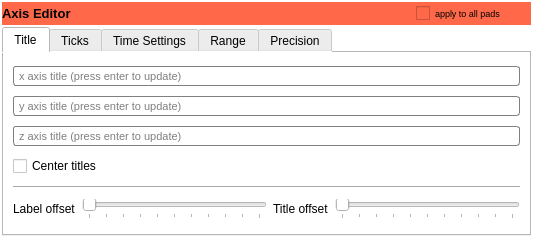
<?xml version="1.0" encoding="UTF-8"?>
<ui version="4.0">
 <class>IROOTAxisEditor</class>
 <widget class="QWidget" name="IROOTAxisEditor">
  <property name="geometry">
   <rect>
    <x>0</x>
    <y>0</y>
    <width>533</width>
    <height>238</height>
   </rect>
  </property>
  <property name="sizePolicy">
   <sizepolicy hsizetype="MinimumExpanding" vsizetype="MinimumExpanding">
    <horstretch>0</horstretch>
    <verstretch>0</verstretch>
   </sizepolicy>
  </property>
  <property name="minimumSize">
   <size>
    <width>0</width>
    <height>0</height>
   </size>
  </property>
  <property name="font">
   <font>
    <family>Segoe UI</family>
   </font>
  </property>
  <property name="windowTitle">
   <string>Axis properties</string>
  </property>
  <property name="windowOpacity">
   <double>1.000000000000000</double>
  </property>
  <property name="styleSheet">
   <string notr="true">background-color: rgb(255, 255, 255);</string>
  </property>
  <layout class="QVBoxLayout" name="verticalLayout_2">
   <property name="spacing">
    <number>2</number>
   </property>
   <property name="margin">
    <number>2</number>
   </property>
   <item>
    <widget class="QWidget" name="titleWidget" native="true">
     <property name="maximumSize">
      <size>
       <width>16777215</width>
       <height>25</height>
      </size>
     </property>
     <property name="font">
      <font>
       <pointsize>8</pointsize>
      </font>
     </property>
     <property name="styleSheet">
      <string notr="true">background-color: rgb(255, 105, 73);</string>
     </property>
     <layout class="QHBoxLayout" name="horizontalLayout_3">
      <property name="spacing">
       <number>1</number>
      </property>
      <property name="margin">
       <number>0</number>
      </property>
      <item>
       <widget class="QLabel" name="title">
        <property name="font">
         <font>
          <family>Segoe UI</family>
          <pointsize>10</pointsize>
          <weight>75</weight>
          <bold>true</bold>
         </font>
        </property>
        <property name="text">
         <string>Axis Editor</string>
        </property>
       </widget>
      </item>
      <item>
       <spacer name="horizontalSpacer_3">
        <property name="orientation">
         <enum>Qt::Horizontal</enum>
        </property>
        <property name="sizeHint" stdset="0">
         <size>
          <width>40</width>
          <height>20</height>
         </size>
        </property>
       </spacer>
      </item>
      <item>
       <widget class="QCheckBox" name="applyToAll">
        <property name="font">
         <font>
          <family>Segoe UI</family>
          <pointsize>7</pointsize>
         </font>
        </property>
        <property name="text">
         <string>apply to all pads</string>
        </property>
       </widget>
      </item>
      <item>
       <widget class="QToolButton" name="close">
        <property name="font">
         <font>
          <pointsize>9</pointsize>
          <weight>75</weight>
          <bold>true</bold>
         </font>
        </property>
        <property name="text">
         <string/>
        </property>
        <property name="icon">
         <iconset resource="resources.qrc">
          <normaloff>:/icons/icons/metro.icons/black/cancel.png</normaloff>:/icons/icons/metro.icons/black/cancel.png</iconset>
        </property>
        <property name="autoRaise">
         <bool>true</bool>
        </property>
       </widget>
      </item>
     </layout>
    </widget>
   </item>
   <item>
    <widget class="QTabWidget" name="tabWidget">
     <property name="font">
      <font>
       <family>Segoe UI</family>
      </font>
     </property>
     <property name="styleSheet">
      <string notr="true"/>
     </property>
     <property name="currentIndex">
      <number>0</number>
     </property>
     <widget class="QWidget" name="tab">
      <attribute name="title">
       <string>Title</string>
      </attribute>
      <layout class="QVBoxLayout" name="verticalLayout">
       <item>
        <widget class="QLineEdit" name="xaxistitle">
         <property name="font">
          <font>
           <family>Segoe UI</family>
           <pointsize>8</pointsize>
           <weight>50</weight>
           <italic>false</italic>
           <bold>false</bold>
          </font>
         </property>
         <property name="autoFillBackground">
          <bool>false</bool>
         </property>
         <property name="styleSheet">
          <string notr="true">
QLineEdit {
	background-color: rgb(255, 255, 255);
     border: 1px solid gray;
     border-radius: 3px;
     padding: 1px 18px 1px 3px;
     min-width: 3em;
     font: 8pt &quot;Segoe UI&quot;;
 }
</string>
         </property>
         <property name="placeholderText">
          <string>x axis title (press enter to update)</string>
         </property>
        </widget>
       </item>
       <item>
        <widget class="QLineEdit" name="yaxistitle">
         <property name="font">
          <font>
           <family>Segoe UI</family>
           <pointsize>8</pointsize>
           <weight>50</weight>
           <italic>false</italic>
           <bold>false</bold>
          </font>
         </property>
         <property name="autoFillBackground">
          <bool>false</bool>
         </property>
         <property name="styleSheet">
          <string notr="true">
QLineEdit {
	background-color: rgb(255, 255, 255);
     border: 1px solid gray;
     border-radius: 3px;
     padding: 1px 18px 1px 3px;
     min-width: 3em;
     font: 8pt &quot;Segoe UI&quot;;
 }
</string>
         </property>
         <property name="placeholderText">
          <string>y axis title (press enter to update)</string>
         </property>
        </widget>
       </item>
       <item>
        <widget class="QLineEdit" name="zaxistitle">
         <property name="font">
          <font>
           <family>Segoe UI</family>
           <pointsize>8</pointsize>
           <weight>50</weight>
           <italic>false</italic>
           <bold>false</bold>
          </font>
         </property>
         <property name="autoFillBackground">
          <bool>false</bool>
         </property>
         <property name="styleSheet">
          <string notr="true">
QLineEdit {
	background-color: rgb(255, 255, 255);
     border: 1px solid gray;
     border-radius: 3px;
     padding: 1px 18px 1px 3px;
     min-width: 3em;
     font: 8pt &quot;Segoe UI&quot;;
 }
</string>
         </property>
         <property name="placeholderText">
          <string>z axis title (press enter to update)</string>
         </property>
        </widget>
       </item>
       <item>
        <widget class="QCheckBox" name="centreTitle">
         <property name="font">
          <font>
           <family>Segoe UI</family>
          </font>
         </property>
         <property name="text">
          <string>Center titles</string>
         </property>
        </widget>
       </item>
       <item>
        <widget class="Line" name="line">
         <property name="orientation">
          <enum>Qt::Horizontal</enum>
         </property>
        </widget>
       </item>
       <item>
        <layout class="QHBoxLayout" name="horizontalLayout">
         <item>
          <widget class="QLabel" name="label">
           <property name="font">
            <font>
             <family>Segoe UI</family>
            </font>
           </property>
           <property name="text">
            <string>Label offset</string>
           </property>
          </widget>
         </item>
         <item>
          <widget class="QSlider" name="labelOffset">
           <property name="inputMethodHints">
            <set>Qt::ImhFormattedNumbersOnly</set>
           </property>
           <property name="maximum">
            <number>100</number>
           </property>
           <property name="singleStep">
            <number>10</number>
           </property>
           <property name="pageStep">
            <number>1</number>
           </property>
           <property name="orientation">
            <enum>Qt::Horizontal</enum>
           </property>
           <property name="tickPosition">
            <enum>QSlider::TicksBelow</enum>
           </property>
           <property name="tickInterval">
            <number>10</number>
           </property>
          </widget>
         </item>
         <item>
          <widget class="QLabel" name="label_2">
           <property name="font">
            <font>
             <family>Segoe UI</family>
            </font>
           </property>
           <property name="text">
            <string>Title offset</string>
           </property>
          </widget>
         </item>
         <item>
          <widget class="QSlider" name="titleOffset">
           <property name="maximum">
            <number>100</number>
           </property>
           <property name="singleStep">
            <number>10</number>
           </property>
           <property name="pageStep">
            <number>10</number>
           </property>
           <property name="orientation">
            <enum>Qt::Horizontal</enum>
           </property>
           <property name="tickPosition">
            <enum>QSlider::TicksBelow</enum>
           </property>
           <property name="tickInterval">
            <number>10</number>
           </property>
          </widget>
         </item>
        </layout>
       </item>
      </layout>
     </widget>
     <widget class="QWidget" name="tab_2">
      <attribute name="title">
       <string>Ticks</string>
      </attribute>
      <layout class="QGridLayout" name="gridLayout">
       <item row="2" column="0">
        <widget class="QLabel" name="label_13">
         <property name="font">
          <font>
           <family>Segoe UI</family>
          </font>
         </property>
         <property name="styleSheet">
          <string notr="true">color: rgb(0, 0, 0);</string>
         </property>
         <property name="text">
          <string>Y</string>
         </property>
        </widget>
       </item>
       <item row="3" column="2">
        <widget class="QSpinBox" name="zminorTicks">
         <property name="font">
          <font>
           <family>Segoe UI</family>
          </font>
         </property>
         <property name="styleSheet">
          <string notr="true">background-color: rgb(255, 255, 255);</string>
         </property>
         <property name="minimum">
          <number>1</number>
         </property>
         <property name="maximum">
          <number>999999</number>
         </property>
        </widget>
       </item>
       <item row="3" column="1">
        <widget class="QSpinBox" name="zmajorTicks">
         <property name="font">
          <font>
           <family>Segoe UI</family>
          </font>
         </property>
         <property name="styleSheet">
          <string notr="true">background-color: rgb(255, 255, 255);</string>
         </property>
         <property name="minimum">
          <number>1</number>
         </property>
         <property name="maximum">
          <number>999999</number>
         </property>
        </widget>
       </item>
       <item row="1" column="0">
        <widget class="QLabel" name="label_12">
         <property name="minimumSize">
          <size>
           <width>0</width>
           <height>0</height>
          </size>
         </property>
         <property name="maximumSize">
          <size>
           <width>10</width>
           <height>16777215</height>
          </size>
         </property>
         <property name="font">
          <font>
           <family>Segoe UI</family>
          </font>
         </property>
         <property name="styleSheet">
          <string notr="true">color: rgb(0, 0, 0);</string>
         </property>
         <property name="text">
          <string>X</string>
         </property>
        </widget>
       </item>
       <item row="2" column="3">
        <widget class="QSpinBox" name="ysemiTicks">
         <property name="font">
          <font>
           <family>Segoe UI</family>
          </font>
         </property>
         <property name="styleSheet">
          <string notr="true">background-color: rgb(255, 255, 255);</string>
         </property>
         <property name="minimum">
          <number>1</number>
         </property>
         <property name="maximum">
          <number>999999</number>
         </property>
        </widget>
       </item>
       <item row="0" column="3">
        <widget class="QLabel" name="label_10">
         <property name="font">
          <font>
           <family>Segoe UI</family>
          </font>
         </property>
         <property name="styleSheet">
          <string notr="true">color: rgb(0, 0, 0);</string>
         </property>
         <property name="text">
          <string>Semi minor</string>
         </property>
        </widget>
       </item>
       <item row="3" column="3">
        <widget class="QSpinBox" name="zsemiTicks">
         <property name="font">
          <font>
           <family>Segoe UI</family>
          </font>
         </property>
         <property name="styleSheet">
          <string notr="true">background-color: rgb(255, 255, 255);</string>
         </property>
         <property name="minimum">
          <number>1</number>
         </property>
         <property name="maximum">
          <number>999999</number>
         </property>
        </widget>
       </item>
       <item row="3" column="0">
        <widget class="QLabel" name="label_14">
         <property name="font">
          <font>
           <family>Segoe UI</family>
          </font>
         </property>
         <property name="styleSheet">
          <string notr="true">color: rgb(0, 0, 0);</string>
         </property>
         <property name="text">
          <string>Z</string>
         </property>
        </widget>
       </item>
       <item row="2" column="2">
        <widget class="QSpinBox" name="yminorTicks">
         <property name="font">
          <font>
           <family>Segoe UI</family>
          </font>
         </property>
         <property name="styleSheet">
          <string notr="true">background-color: rgb(255, 255, 255);</string>
         </property>
         <property name="minimum">
          <number>1</number>
         </property>
         <property name="maximum">
          <number>999999</number>
         </property>
        </widget>
       </item>
       <item row="1" column="1">
        <widget class="QSpinBox" name="xmajorTicks">
         <property name="font">
          <font>
           <family>Segoe UI</family>
          </font>
         </property>
         <property name="styleSheet">
          <string notr="true">background-color: rgb(255, 255, 255);</string>
         </property>
         <property name="minimum">
          <number>1</number>
         </property>
         <property name="maximum">
          <number>999999</number>
         </property>
        </widget>
       </item>
       <item row="1" column="3">
        <widget class="QSpinBox" name="xsemiTicks">
         <property name="font">
          <font>
           <family>Segoe UI</family>
          </font>
         </property>
         <property name="styleSheet">
          <string notr="true">background-color: rgb(255, 255, 255);</string>
         </property>
         <property name="minimum">
          <number>1</number>
         </property>
         <property name="maximum">
          <number>999999</number>
         </property>
        </widget>
       </item>
       <item row="2" column="1">
        <widget class="QSpinBox" name="ymajorTicks">
         <property name="font">
          <font>
           <family>Segoe UI</family>
          </font>
         </property>
         <property name="styleSheet">
          <string notr="true">background-color: rgb(255, 255, 255);</string>
         </property>
         <property name="minimum">
          <number>1</number>
         </property>
         <property name="maximum">
          <number>999999</number>
         </property>
        </widget>
       </item>
       <item row="0" column="1">
        <widget class="QLabel" name="label_11">
         <property name="maximumSize">
          <size>
           <width>16777215</width>
           <height>20</height>
          </size>
         </property>
         <property name="font">
          <font>
           <family>Segoe UI</family>
          </font>
         </property>
         <property name="styleSheet">
          <string notr="true">color: rgb(0, 0, 0);</string>
         </property>
         <property name="text">
          <string>Major</string>
         </property>
        </widget>
       </item>
       <item row="1" column="2">
        <widget class="QSpinBox" name="xminorTicks">
         <property name="font">
          <font>
           <family>Segoe UI</family>
          </font>
         </property>
         <property name="styleSheet">
          <string notr="true">background-color: rgb(255, 255, 255);</string>
         </property>
         <property name="minimum">
          <number>1</number>
         </property>
         <property name="maximum">
          <number>999999</number>
         </property>
        </widget>
       </item>
       <item row="0" column="2">
        <widget class="QLabel" name="label_9">
         <property name="styleSheet">
          <string notr="true">color: rgb(0, 0, 0);</string>
         </property>
         <property name="text">
          <string>Minor</string>
         </property>
        </widget>
       </item>
      </layout>
     </widget>
     <widget class="QWidget" name="tab_3">
      <attribute name="title">
       <string>Time Settings</string>
      </attribute>
      <layout class="QGridLayout" name="gridLayout_2">
       <item row="11" column="0">
        <widget class="QCheckBox" name="timeDispY">
         <property name="font">
          <font>
           <family>Segoe UI</family>
           <pointsize>8</pointsize>
          </font>
         </property>
         <property name="text">
          <string>Time in Y axis</string>
         </property>
        </widget>
       </item>
       <item row="11" column="1">
        <widget class="QLabel" name="label_5">
         <property name="font">
          <font>
           <family>Segoe UI</family>
           <pointsize>8</pointsize>
          </font>
         </property>
         <property name="styleSheet">
          <string notr="true">color: rgb(0, 0, 0);</string>
         </property>
         <property name="text">
          <string>Time offset:</string>
         </property>
        </widget>
       </item>
       <item row="11" column="2">
        <widget class="QComboBox" name="timeOffset">
         <property name="font">
          <font>
           <family>Segoe UI</family>
           <pointsize>8</pointsize>
           <weight>50</weight>
           <italic>false</italic>
           <bold>false</bold>
          </font>
         </property>
         <property name="styleSheet">
          <string notr="true">QComboBox {
     border: 1px solid gray;
     border-radius: 3px;
     padding: 1px 18px 1px 3px;
     min-width:5em;

font:8pt &quot;Segoe UI&quot;;
 }

 QComboBox:editable {
     background: white;
 }

 QComboBox:!editable, QComboBox::drop-down:editable {
      background: qlineargradient(x1: 0, y1: 0, x2: 0, y2: 1,
                                  stop: 0 #E1E1E1, stop: 0.4 #DDDDDD,
                                  stop: 0.5 #D8D8D8, stop: 1.0 #D3D3D3);
 }

 /* QComboBox gets the &quot;on&quot; state when the popup is open */
 QComboBox:!editable:on, QComboBox::drop-down:editable:on {
     background: qlineargradient(x1: 0, y1: 0, x2: 0, y2: 1,
                                 stop: 0 #D3D3D3, stop: 0.4 #D8D8D8,
                                 stop: 0.5 #DDDDDD, stop: 1.0 #E1E1E1);
 }

 QComboBox:on { /* shift the text when the popup opens */
     padding-top: 3px;
     padding-left: 4px;
 }

 QComboBox::drop-down {
     subcontrol-origin: padding;
     subcontrol-position: top right;
     width: 25px;

     border-left-width: 1px;
     border-left-color: darkgray;
     border-left-style: solid; /* just a single line */
     border-top-right-radius: 3px; /* same radius as the QComboBox */
     border-bottom-right-radius: 3px;
 }

 QComboBox::down-arrow {
  image: url(:/icons/icons/others/comboArrow.png);
 }

 QComboBox::down-arrow:on { /* shift the arrow when popup is open */
     top: 1px;
     left: 1px;
 }</string>
         </property>
         <property name="editable">
          <bool>true</bool>
         </property>
         <item>
          <property name="text">
           <string>2000-02-28</string>
          </property>
         </item>
         <item>
          <property name="text">
           <string>2000-02-28 13:00:01</string>
          </property>
         </item>
        </widget>
       </item>
       <item row="6" column="1">
        <widget class="QLabel" name="label_6">
         <property name="maximumSize">
          <size>
           <width>84</width>
           <height>16777215</height>
          </size>
         </property>
         <property name="font">
          <font>
           <family>Segoe UI</family>
           <pointsize>8</pointsize>
          </font>
         </property>
         <property name="styleSheet">
          <string notr="true">color: rgb(0, 0, 0);</string>
         </property>
         <property name="text">
          <string>Time format:</string>
         </property>
        </widget>
       </item>
       <item row="6" column="2">
        <widget class="QComboBox" name="timeFormat">
         <property name="font">
          <font>
           <family>Segoe UI</family>
           <pointsize>8</pointsize>
           <weight>50</weight>
           <italic>false</italic>
           <bold>false</bold>
          </font>
         </property>
         <property name="styleSheet">
          <string notr="true">QComboBox {
     border: 1px solid gray;
     border-radius: 3px;
     padding: 1px 18px 1px 3px;
     min-width:5em;

font: 8pt &quot;Segoe UI&quot;;
 }

 QComboBox:editable {
     background: white;
 }

 QComboBox:!editable, QComboBox::drop-down:editable {
      background: qlineargradient(x1: 0, y1: 0, x2: 0, y2: 1,
                                  stop: 0 #E1E1E1, stop: 0.4 #DDDDDD,
                                  stop: 0.5 #D8D8D8, stop: 1.0 #D3D3D3);
 }

 /* QComboBox gets the &quot;on&quot; state when the popup is open */
 QComboBox:!editable:on, QComboBox::drop-down:editable:on {
     background: qlineargradient(x1: 0, y1: 0, x2: 0, y2: 1,
                                 stop: 0 #D3D3D3, stop: 0.4 #D8D8D8,
                                 stop: 0.5 #DDDDDD, stop: 1.0 #E1E1E1);
 }

 QComboBox:on { /* shift the text when the popup opens */
     padding-top: 3px;
     padding-left: 4px;
 }

 QComboBox::drop-down {
     subcontrol-origin: padding;
     subcontrol-position: top right;
     width: 25px;

     border-left-width: 1px;
     border-left-color: darkgray;
     border-left-style: solid; /* just a single line */
     border-top-right-radius: 3px; /* same radius as the QComboBox */
     border-bottom-right-radius: 3px;
 }

 QComboBox::down-arrow {
       image: url(:/icons/icons/others/comboArrow.png);
 }

 QComboBox::down-arrow:on { /* shift the arrow when popup is open */
     top: 1px;
     left: 1px;
 }</string>
         </property>
         <property name="editable">
          <bool>true</bool>
         </property>
         <item>
          <property name="text">
           <string>%d/%m/%y %H:%M:%S</string>
          </property>
         </item>
         <item>
          <property name="text">
           <string>%d/%m/%y</string>
          </property>
         </item>
         <item>
          <property name="text">
           <string>%d/%m</string>
          </property>
         </item>
         <item>
          <property name="text">
           <string>%d</string>
          </property>
         </item>
        </widget>
       </item>
       <item row="6" column="0">
        <widget class="QCheckBox" name="timeDispX">
         <property name="font">
          <font>
           <family>Segoe UI</family>
           <pointsize>8</pointsize>
          </font>
         </property>
         <property name="text">
          <string>Time in X axis</string>
         </property>
        </widget>
       </item>
      </layout>
     </widget>
     <widget class="QWidget" name="tab_4">
      <attribute name="title">
       <string>Range</string>
      </attribute>
      <layout class="QGridLayout" name="gridLayout_3">
       <item row="4" column="0">
        <widget class="QLabel" name="label_37">
         <property name="font">
          <font>
           <family>Segoe UI</family>
          </font>
         </property>
         <property name="styleSheet">
          <string notr="true">color: rgb(0, 0, 0);</string>
         </property>
         <property name="text">
          <string>z axis:</string>
         </property>
        </widget>
       </item>
       <item row="4" column="2">
        <widget class="QDoubleSpinBox" name="zMax">
         <property name="font">
          <font>
           <family>Segoe UI</family>
          </font>
         </property>
         <property name="styleSheet">
          <string notr="true">background-color: rgb(255, 255, 255);</string>
         </property>
         <property name="decimals">
          <number>2</number>
         </property>
         <property name="minimum">
          <double>-999999999.000000000000000</double>
         </property>
         <property name="maximum">
          <double>999999999.000000000000000</double>
         </property>
         <property name="singleStep">
          <double>0.010000000000000</double>
         </property>
         <property name="value">
          <double>100.000000000000000</double>
         </property>
        </widget>
       </item>
       <item row="4" column="1">
        <widget class="QDoubleSpinBox" name="zMin">
         <property name="font">
          <font>
           <family>Segoe UI</family>
          </font>
         </property>
         <property name="styleSheet">
          <string notr="true">background-color: rgb(255, 255, 255);</string>
         </property>
         <property name="decimals">
          <number>2</number>
         </property>
         <property name="minimum">
          <double>-999999999.000000000000000</double>
         </property>
         <property name="maximum">
          <double>999999999.000000000000000</double>
         </property>
         <property name="singleStep">
          <double>0.001000000000000</double>
         </property>
         <property name="value">
          <double>0.000000000000000</double>
         </property>
        </widget>
       </item>
       <item row="3" column="1">
        <widget class="QDoubleSpinBox" name="yMin">
         <property name="font">
          <font>
           <family>Segoe UI</family>
          </font>
         </property>
         <property name="styleSheet">
          <string notr="true">background-color: rgb(255, 255, 255);</string>
         </property>
         <property name="decimals">
          <number>2</number>
         </property>
         <property name="minimum">
          <double>-999999999.000000000000000</double>
         </property>
         <property name="maximum">
          <double>999999999.000000000000000</double>
         </property>
         <property name="singleStep">
          <double>0.001000000000000</double>
         </property>
         <property name="value">
          <double>0.000000000000000</double>
         </property>
        </widget>
       </item>
       <item row="3" column="0">
        <widget class="QLabel" name="label_34">
         <property name="maximumSize">
          <size>
           <width>45</width>
           <height>16777215</height>
          </size>
         </property>
         <property name="font">
          <font>
           <family>Segoe UI</family>
          </font>
         </property>
         <property name="styleSheet">
          <string notr="true">color: rgb(0, 0, 0);</string>
         </property>
         <property name="text">
          <string>Y axis:</string>
         </property>
        </widget>
       </item>
       <item row="2" column="2">
        <widget class="QDoubleSpinBox" name="xMax">
         <property name="font">
          <font>
           <family>Segoe UI</family>
          </font>
         </property>
         <property name="styleSheet">
          <string notr="true">background-color: rgb(255, 255, 255);</string>
         </property>
         <property name="decimals">
          <number>2</number>
         </property>
         <property name="minimum">
          <double>-999999999.000000000000000</double>
         </property>
         <property name="maximum">
          <double>999999999.000000000000000</double>
         </property>
         <property name="singleStep">
          <double>0.010000000000000</double>
         </property>
         <property name="value">
          <double>100.000000000000000</double>
         </property>
        </widget>
       </item>
       <item row="3" column="2">
        <widget class="QDoubleSpinBox" name="yMax">
         <property name="font">
          <font>
           <family>Segoe UI</family>
          </font>
         </property>
         <property name="styleSheet">
          <string notr="true">background-color: rgb(255, 255, 255);</string>
         </property>
         <property name="decimals">
          <number>2</number>
         </property>
         <property name="minimum">
          <double>-999999999.000000000000000</double>
         </property>
         <property name="maximum">
          <double>999999999.000000000000000</double>
         </property>
         <property name="singleStep">
          <double>0.010000000000000</double>
         </property>
         <property name="value">
          <double>100.000000000000000</double>
         </property>
        </widget>
       </item>
       <item row="2" column="0">
        <widget class="QLabel" name="label_33">
         <property name="maximumSize">
          <size>
           <width>16777215</width>
           <height>25</height>
          </size>
         </property>
         <property name="font">
          <font>
           <family>Segoe UI</family>
          </font>
         </property>
         <property name="styleSheet">
          <string notr="true">color: rgb(0, 0, 0);</string>
         </property>
         <property name="text">
          <string>X axis:</string>
         </property>
        </widget>
       </item>
       <item row="2" column="1">
        <widget class="QDoubleSpinBox" name="xMin">
         <property name="font">
          <font>
           <family>Segoe UI</family>
          </font>
         </property>
         <property name="styleSheet">
          <string notr="true">background-color: rgb(255, 255, 255);</string>
         </property>
         <property name="decimals">
          <number>2</number>
         </property>
         <property name="minimum">
          <double>-999999999.000000000000000</double>
         </property>
         <property name="maximum">
          <double>999999999.000000000000000</double>
         </property>
         <property name="singleStep">
          <double>0.001000000000000</double>
         </property>
         <property name="value">
          <double>0.000000000000000</double>
         </property>
        </widget>
       </item>
       <item row="1" column="1">
        <widget class="QLabel" name="label_38">
         <property name="maximumSize">
          <size>
           <width>16777215</width>
           <height>25</height>
          </size>
         </property>
         <property name="font">
          <font>
           <family>Segoe UI</family>
          </font>
         </property>
         <property name="styleSheet">
          <string notr="true">color: rgb(0, 0, 0);</string>
         </property>
         <property name="text">
          <string>Minimum</string>
         </property>
        </widget>
       </item>
       <item row="1" column="2">
        <widget class="QLabel" name="label_39">
         <property name="maximumSize">
          <size>
           <width>16777215</width>
           <height>25</height>
          </size>
         </property>
         <property name="font">
          <font>
           <family>Segoe UI</family>
          </font>
         </property>
         <property name="styleSheet">
          <string notr="true">color: rgb(0, 0, 0);</string>
         </property>
         <property name="text">
          <string>Maximum</string>
         </property>
        </widget>
       </item>
       <item row="5" column="1" colspan="2">
        <widget class="QLabel" name="label_42">
         <property name="maximumSize">
          <size>
           <width>16777215</width>
           <height>25</height>
          </size>
         </property>
         <property name="font">
          <font>
           <family>Segoe UI</family>
           <pointsize>7</pointsize>
           <weight>50</weight>
           <bold>false</bold>
          </font>
         </property>
         <property name="styleSheet">
          <string notr="true"/>
         </property>
         <property name="text">
          <string>Caution: To modify X axis limits of histograms, use binning options directly and replot !</string>
         </property>
        </widget>
       </item>
      </layout>
     </widget>
     <widget class="QWidget" name="tab_5">
      <attribute name="title">
       <string>Precision</string>
      </attribute>
      <layout class="QFormLayout" name="formLayout">
       <item row="0" column="0">
        <widget class="QLabel" name="label_3">
         <property name="font">
          <font>
           <family>Segoe UI</family>
          </font>
         </property>
         <property name="text">
          <string>Number of Decimals</string>
         </property>
        </widget>
       </item>
       <item row="0" column="1">
        <widget class="QSpinBox" name="scinot">
         <property name="font">
          <font>
           <family>Segoe UI</family>
          </font>
         </property>
         <property name="styleSheet">
          <string notr="true">background-color: rgb(255, 255, 255);</string>
         </property>
         <property name="minimum">
          <number>1</number>
         </property>
        </widget>
       </item>
      </layout>
     </widget>
    </widget>
   </item>
  </layout>
 </widget>
 <resources>
  <include location="resources.qrc"/>
 </resources>
 <connections/>
</ui>
